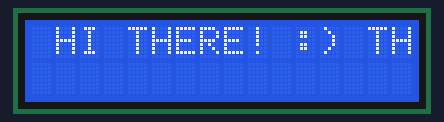
Simulated run of this sketch. Board: Arduino Uno, built with avr-gcc and run on an emulated ATmega328P. Parts: 16×2 character LCD.

Above: at 0.22 s.
At 5.12 s:
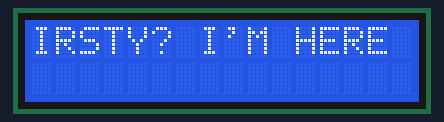
At 9.99 s:
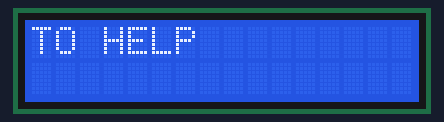
At 20.02 s:
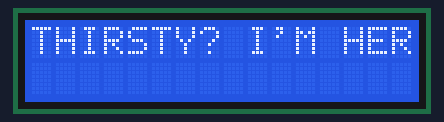
At 29.7 s:
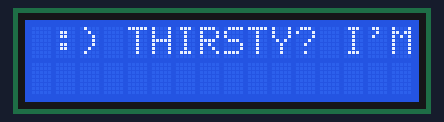
At 39.73 s:
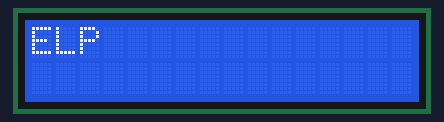

The sketch:

LCDSCREEN.ino
```cpp
#include <LiquidCrystal.h>

const int rs = 12, en = 11, d4 = 5, d5 = 4, d6 = 3, d7 = 2;
LiquidCrystal lcd(rs, en, d4, d5, d6, d7);

void setup() {
  lcd.begin(16, 2);
  lcd.print("                "); // clear the display
}

void loop() {
  String text = " HI THERE! :) THIRSTY? I'M HERE TO HELP ";
  int textLength = text.length();
  int displayLength = 16;

  // slide text from right to left
  for (int i = 0; i < textLength; i++) {
    lcd.setCursor(0, 0);
    lcd.print(text.substring(i, textLength));
    delay(300); // increased delay to 300ms
    lcd.setCursor(0, 0);
    lcd.print("                "); // clear the display
  }

  // slide text from left to right
  for (int i = textLength - 1; i >= 0; i--) {
    lcd.setCursor(0, 0);
    lcd.print(text.substring(i, textLength));
    delay(300); // increased delay to 300ms
    lcd.setCursor(0, 0);
    lcd.print("                "); // clear the display
  }

  delay(2000); // increased delay to 2 seconds before repeating the animation
}
```
